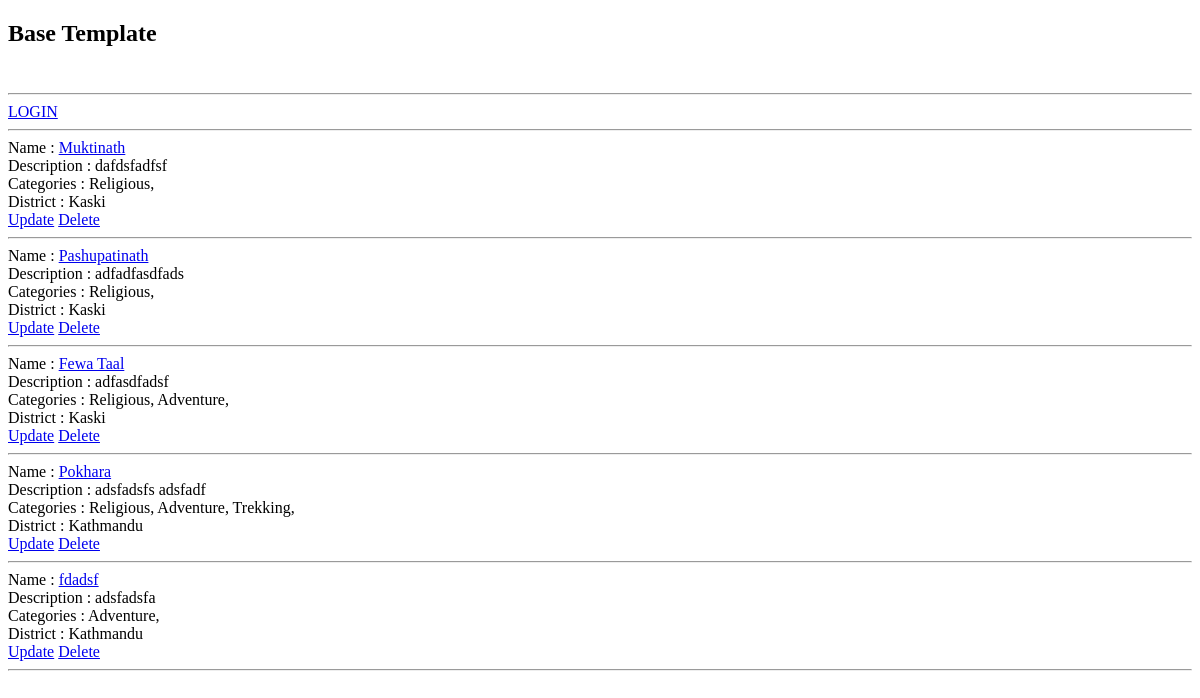
Page /tour/destinations on the earlier database version.
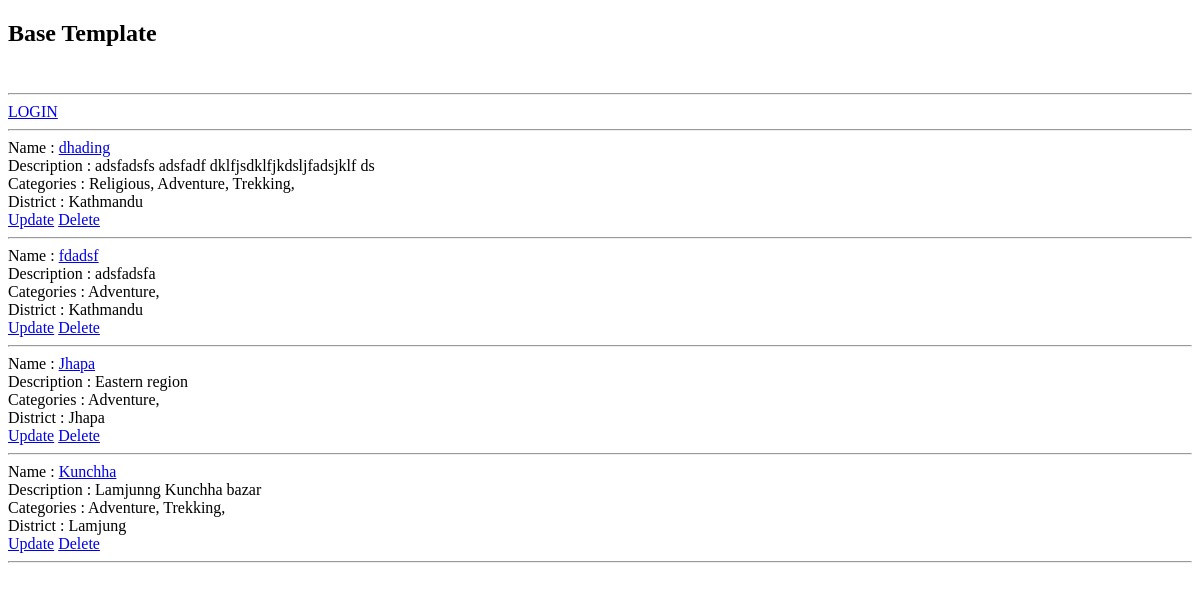
Same page on the later database version.
### tours/models.py (models this page shows, shortened)
class Destination(models.Model):
    name=models.CharField(max_length=100)
    description=models.TextField()
    category=models.ManyToManyField(Category)
    district=models.ForeignKey(District,on_delete=models.CASCADE)

class Category(models.Model):
    name=models.CharField(max_length=40)

class District(models.Model):
    dname=models.CharField(max_length=30)
    area=models.FloatField()

### tours/views.py (the view)
# urls.py: path('tour/destinations',tour_destinations,name='all_destinations'),
def tour_destinations(request):
    destinations=Destination.objects.all()
    return render(request,'destinations.html',{'destinations':destinations})

### tours/templates/destinations.html
{% extends 'base.html' %}
{% block content %}
<hr>
{% if request.user.is_authenticated %}
Username : {{request.user.username}}<br/>
<a href="{% url 'logout' %}">LOGOUT</a>
{% else %}
<a href="{% url 'login' %}">LOGIN</a>
{% endif %}
<hr>
{% for d in destinations %}
Name : <a href="{% url 'a_destination' d.id %}">{{d.name}}</a><br/>
Description : {{d.description}}<br/>
Categories : {% for c in d.category.all %}
{{c.name}},
{% endfor %}
<br/>
District : {{d.district.dname}}<br/>
<a href="{% url 'update_destination' d.id %}">Update</a>
<a href="{% url 'delete_destination' d.id %}">Delete</a> <br/>
<hr>
{% endfor %}
{% endblock content %}

### home/templates/base.html (shortened to what this page needs)
<!DOCTYPE html>
<html lang="en">
<head>
</head>
<body>
    <h2>Base Template</h2><br>
    {% block content %}
    {% endblock content %}
</body>
</html>

Differences in the rows shown:
removed Destination: name "Muktinath", description "dafdsfadfsf", district.dname "Kaski", Category (name "Religious")
removed Destination: name "Pashupatinath", description "adfadfasdfads", district.dname "Kaski", Category (name "Religious")
removed Destination: name "Fewa Taal", description "adfasdfadsf", district.dname "Kaski", Category (name "Religious"), Category (name "Adventure")
changed Destination: name "Pokhara" → "dhading"; description "adsfadsfs adsfadf" → "adsfadsfs adsfadf dklfjsdklfjkdsljfadsjklf ds"
added Destination: name "Jhapa", description "Eastern region", district.dname "Jhapa", Category (name "Adventure")
added Destination: name "Kunchha", description "Lamjunng Kunchha bazar", district.dname "Lamjung", Category (name "Adventure"), Category (name "Trekking")
